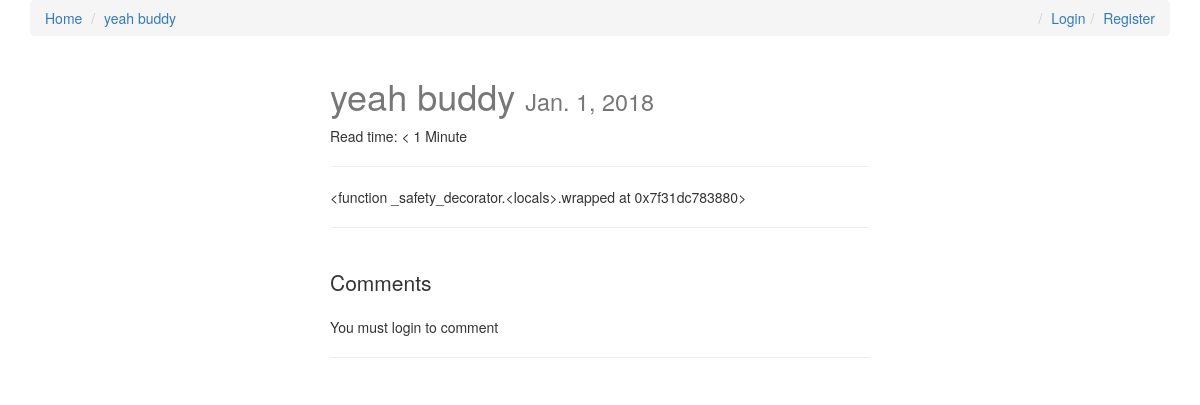
Screenshot of /yeah-buddy/ with the database file from the repository.
### posts/models.py (models this page shows, shortened)
class Post(models.Model):
    user = models.ForeignKey(settings.AUTH_USER_MODEL, default=1)
    title = models.CharField(max_length=120)
    slug = models.SlugField(unique=True)
    image = models.ImageField(upload_to=upload_location,
            null=True,
            blank=True,
            width_field="width_field",
            height_field="height_field")
    height_field = models.IntegerField(default=0)
    width_field = models.IntegerField(default=0)
    content = models.TextField()
    draft = models.BooleanField(default=False)
    publish = models.DateField(auto_now=False, auto_now_add=False)
    read_time =  models.IntegerField(default=0) # models.TimeField(null=True, blank=True) #assume minutes
    updated = models.DateTimeField(auto_now=True, auto_now_add=False)
    timestamp = models.DateTimeField(auto_now=False, auto_now_add=True)
    objects = PostManager()
    def get_absolute_url(self):
        return reverse("posts:detail", kwargs={"slug": self.slug})
    class Meta:
        ordering = ["-timestamp", "-updated"]
    def get_markdown(self):
        content = self.content
        markdown_text = markdown(content)
        return mark_safe(markdown_text)
    @property
    def comments(self):
        instance = self
        qs = Comment.objects.filter_by_instance(instance)
        return qs
    @property
    def get_content_type(self):
        instance = self
        content_type = ContentType.objects.get_for_model(instance.__class__)
        return content_type

### posts/views.py (the view, shortened to what this page needs)
# urls.py: url(r'^(?P<slug>[\w-]+)/$', post_detail, name='detail'),
def post_detail(request, slug=None):
	instance = get_object_or_404(Post, slug=slug)
	if instance.publish > timezone.now().date() or instance.draft:
		if not request.user.is_staff or not request.user.is_superuser:
			raise Http404
	share_string = quote_plus(instance.content)
	initial_data = {
			"content_type": instance.get_content_type,
			"object_id": instance.id
	}
	form = CommentForm(request.POST or None, initial=initial_data)
	comments = instance.comments
	context = {
		"title": instance.title,
		"instance": instance,
		"share_string": share_string,
		"comments": comments,
		"comment_form":form,
	}
	return render(request, "post_detail.html", context)

### comments/models.py (called while the page is built)
    def filter_by_instance(self, instance):
        content_type = ContentType.objects.get_for_model(instance.__class__)
        obj_id = instance.id
        qs = super(CommentManager, self).filter(content_type=content_type, object_id= obj_id).filter(parent=None)
        return qs

### posts/templatetags/urlify.py (called while the page is built)
@register.filter
def urlify(value):
    return quote_plus(value)

### templates/post_detail.html (shortened to what this page needs)
{% extends "base.html" %}
{% load urlify %}
{% load crispy_forms_tags %}
 {% block post_detail_link %}
  <li><a href='{{ instance.get_absolute_url }}'>{{ instance.title }}</a></li>
  {% endblock %}
{% block content %}
<div class='col-sm-6 col-sm-offset-3'>
<h1>{{ title }} <small>{% if instance.draft %}<span style='color:red;'>Draft</span> {% endif %}{{ instance.publish }}</small></h1>
<p>Read time: {% if instance.read_time <= 1 %} < 1 Minute {% else %}{{ instance.read_time }} minutes {% endif %}</p>
<p><div class="fb-like" data-href="{{ request.build_absolute_uri }}" data-layout="button_count" data-action="like" data-show-faces="true" data-share="true"></div>
<hr/>
</p>
<div class='row'>
<div class='col-sm-12 '>
   <div class='post-detail-item'>{{ instance.get_markdown }}</div>
    <hr/>
    <br/>
    <div>
        <p class='lead'>Comments</p>
        {% if request.user.is_authenticated %}
        <form method="POST" action="."> {% csrf_token %}
            {{ comment_form|crispy }}
            <input type='submit' value='Post comment' class='btn btn-default'>
        </form>
        {% else %}
        <p>You must login to comment </p>
        {% endif %}
        <hr/>
    </div>
</div>
</div>
</div>
{% endblock content %}

### static/css/base.css (style rules this page uses)
h1 { color: #777777; }

### rows the page displays
Post: title "yeah buddy", publish "Jan. 1, 2018", get_markdown "<function _safety_decorator.<locals>.wrapped at 0x7f31dc783880>"
